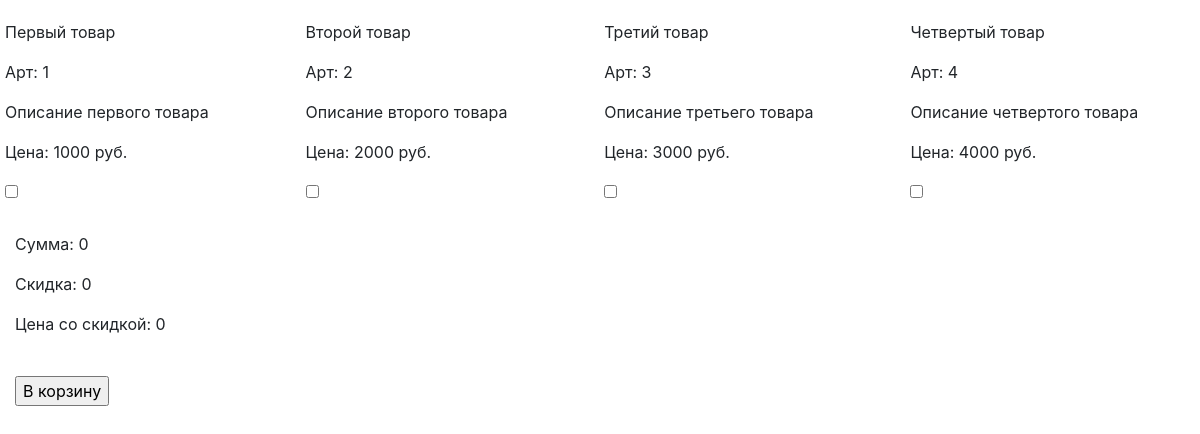
The page / on the database its author committed.
### tables this page shows
CREATE TABLE `goods` (
  `id` int(10) NOT NULL,
  `sku` int(12) NOT NULL,
  `name` varchar(50) NOT NULL,
  `description` varchar(70) NOT NULL,
  `price` int(10) NOT NULL,
  `saleday` int(1) NOT NULL
);

### index.php (the view, shortened to what this page needs)
<!DOCTYPE html>
<html>
<head>
    <link type = "text/css" rel = "stylesheet" href = "frameworks/bootstrap.css">
</head>
<body>
    <?php
    try {
        $dbh = new PDO('mysql:dbname=proto;charset=UTF8;host=localhost', 'root', '');
    } catch (PDOException $e) {
        die($e->getMessage());
    }
    $stmt = $dbh->query('SELECT * from goods');
    $stmt->setFetchMode(PDO::FETCH_ASSOC);
    echo "<div id='services' class='row' >";
    while($row = $stmt->fetch())
    {
        echo "<div class='card-body'><p>" . $row['name'] . "</p>";
        echo "<p>Арт: " . $row['sku'] . "</p>";
        echo "<p>" . $row['description'] . "</p>";
        echo "<p  id=price". $row['id'] .">Цена: " . $row['price'] . " руб.</p>";
        echo "<label class='checkbox'><input type='checkbox' id=" . $row['id'] . " value=". $row['price'] . ">"; ?>
        <?php
        echo "</div>";
    }
        echo "</div>";
    ?>
    <div class="container-fluid">
        <p id="sum">Сумма: <span>0</span></p>
        <p id="salefinal">Скидка: <span>0</span></p>
        <p id="finalprice">Цена со скидкой: <span>0</span></p>
        <br />
        <form method="post" action="basket.php" method="get">
            <input type="submit" value="В корзину" id="busketButton">
        </form>
    </div>
</body>
</html>

### rows shown on the page
goods: name "Первый товар", sku "1", description "Описание первого товара", price "1000"
goods: name "Второй товар", sku "2", description "Описание второго товара", price "2000"
goods: name "Третий товар", sku "3", description "Описание третьего товара", price "3000"
goods: name "Четвертый товар", sku "4", description "Описание четвертого товара", price "4000"
